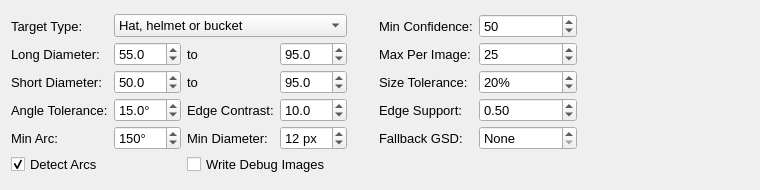
<?xml version="1.0" encoding="UTF-8"?>
<ui version="4.0">
 <class>RoundShape</class>
 <widget class="QWidget" name="RoundShape">
  <property name="geometry">
   <rect>
    <x>0</x>
    <y>0</y>
    <width>760</width>
    <height>190</height>
   </rect>
  </property>
  <property name="windowTitle">
   <string>Form</string>
  </property>
  <layout class="QVBoxLayout" name="verticalLayout">
   <item>
    <layout class="QHBoxLayout" name="horizontalLayout_options">
     <item>
      <layout class="QGridLayout" name="optionsGridLayout">
       <property name="horizontalSpacing">
        <number>6</number>
       </property>
       <property name="verticalSpacing">
        <number>4</number>
       </property>
       <item row="0" column="0">
        <widget class="QLabel" name="targetLabel">
         <property name="font">
          <font>
           <pointsize>10</pointsize>
          </font>
         </property>
         <property name="toolTip">
          <string>The kind of object to search for. Each preset sets the expected top-down size range;
choose Custom size to enter your own. Detection is driven by size and curved edges,
not colour, so it works for black, grey or earth-toned targets.</string>
         </property>
         <property name="text">
          <string>Target Type:</string>
         </property>
        </widget>
       </item>
       <item row="0" column="1" colspan="3">
        <widget class="QComboBox" name="presetComboBox">
         <property name="font">
          <font>
           <pointsize>10</pointsize>
          </font>
         </property>
         <property name="toolTip">
          <string>The kind of object to search for. Each preset sets the expected top-down size range;
choose Custom size to enter your own. Detection is driven by size and curved edges,
not colour, so it works for black, grey or earth-toned targets.</string>
         </property>
         <item>
          <property name="text">
           <string>Hat, helmet or bucket</string>
          </property>
         </item>
         <item>
          <property name="text">
           <string>Life ring, tube or tire</string>
          </property>
         </item>
         <item>
          <property name="text">
           <string>Umbrella</string>
          </property>
         </item>
         <item>
          <property name="text">
           <string>Dome tent</string>
          </property>
         </item>
         <item>
          <property name="text">
           <string>Custom size</string>
          </property>
         </item>
        </widget>
       </item>
       <item row="0" column="4">
        <spacer name="gridSpacer">
         <property name="orientation">
          <enum>Qt::Horizontal</enum>
         </property>
         <property name="sizeType">
          <enum>QSizePolicy::Fixed</enum>
         </property>
         <property name="sizeHint" stdset="0">
          <size>
           <width>20</width>
           <height>20</height>
          </size>
         </property>
        </spacer>
       </item>
       <item row="1" column="0">
        <widget class="QLabel" name="longDiameterLabel">
         <property name="font">
          <font>
           <pointsize>10</pointsize>
          </font>
         </property>
         <property name="toolTip">
          <string>Expected width of the target across its longest direction, seen from directly above.
For a round target both diameters are the same.</string>
         </property>
         <property name="text">
          <string>Long Diameter:</string>
         </property>
        </widget>
       </item>
       <item row="1" column="1">
        <widget class="QDoubleSpinBox" name="longMinSpinBox">
         <property name="font">
          <font>
           <pointsize>10</pointsize>
          </font>
         </property>
         <property name="toolTip">
          <string>Smallest expected long diameter.</string>
         </property>
         <property name="decimals">
          <number>1</number>
         </property>
         <property name="minimum">
          <double>1.0</double>
         </property>
         <property name="maximum">
          <double>2000.0</double>
         </property>
         <property name="singleStep">
          <double>1.0</double>
         </property>
         <property name="value">
          <double>55.0</double>
         </property>
        </widget>
       </item>
       <item row="1" column="2">
        <widget class="QLabel" name="longToLabel">
         <property name="font">
          <font>
           <pointsize>10</pointsize>
          </font>
         </property>
         <property name="text">
          <string>to</string>
         </property>
        </widget>
       </item>
       <item row="1" column="3">
        <widget class="QDoubleSpinBox" name="longMaxSpinBox">
         <property name="font">
          <font>
           <pointsize>10</pointsize>
          </font>
         </property>
         <property name="toolTip">
          <string>Largest expected long diameter.</string>
         </property>
         <property name="decimals">
          <number>1</number>
         </property>
         <property name="minimum">
          <double>1.0</double>
         </property>
         <property name="maximum">
          <double>2000.0</double>
         </property>
         <property name="singleStep">
          <double>1.0</double>
         </property>
         <property name="value">
          <double>95.0</double>
         </property>
        </widget>
       </item>
       <item row="2" column="0">
        <widget class="QLabel" name="shortDiameterLabel">
         <property name="font">
          <font>
           <pointsize>10</pointsize>
          </font>
         </property>
         <property name="toolTip">
          <string>Expected width of the target across its narrowest direction, seen from directly above.
For an oval this is smaller than the long diameter.</string>
         </property>
         <property name="text">
          <string>Short Diameter:</string>
         </property>
        </widget>
       </item>
       <item row="2" column="1">
        <widget class="QDoubleSpinBox" name="shortMinSpinBox">
         <property name="font">
          <font>
           <pointsize>10</pointsize>
          </font>
         </property>
         <property name="toolTip">
          <string>Smallest expected short diameter.</string>
         </property>
         <property name="decimals">
          <number>1</number>
         </property>
         <property name="minimum">
          <double>1.0</double>
         </property>
         <property name="maximum">
          <double>2000.0</double>
         </property>
         <property name="singleStep">
          <double>1.0</double>
         </property>
         <property name="value">
          <double>50.0</double>
         </property>
        </widget>
       </item>
       <item row="2" column="2">
        <widget class="QLabel" name="shortToLabel">
         <property name="font">
          <font>
           <pointsize>10</pointsize>
          </font>
         </property>
         <property name="text">
          <string>to</string>
         </property>
        </widget>
       </item>
       <item row="2" column="3">
        <widget class="QDoubleSpinBox" name="shortMaxSpinBox">
         <property name="font">
          <font>
           <pointsize>10</pointsize>
          </font>
         </property>
         <property name="toolTip">
          <string>Largest expected short diameter.</string>
         </property>
         <property name="decimals">
          <number>1</number>
         </property>
         <property name="minimum">
          <double>1.0</double>
         </property>
         <property name="maximum">
          <double>2000.0</double>
         </property>
         <property name="singleStep">
          <double>1.0</double>
         </property>
         <property name="value">
          <double>95.0</double>
         </property>
        </widget>
       </item>
       <item row="0" column="5">
        <widget class="QLabel" name="minConfidenceLabel">
         <property name="font">
          <font>
           <pointsize>10</pointsize>
          </font>
         </property>
         <property name="text">
          <string>Min Confidence:</string>
         </property>
        </widget>
       </item>
       <item row="0" column="6">
        <widget class="QDoubleSpinBox" name="minConfidenceSpinBox">
         <property name="font">
          <font>
           <pointsize>10</pointsize>
          </font>
         </property>
         <property name="toolTip">
          <string>Only shapes scoring at least this confidence (0-100) become AOIs.
Raise if boulders or bushes produce many hits; lower to see weaker candidates.</string>
         </property>
         <property name="decimals">
          <number>0</number>
         </property>
         <property name="minimum">
          <double>0.0</double>
         </property>
         <property name="maximum">
          <double>100.0</double>
         </property>
         <property name="singleStep">
          <double>5.0</double>
         </property>
         <property name="value">
          <double>50.0</double>
         </property>
        </widget>
       </item>
       <item row="1" column="5">
        <widget class="QLabel" name="maxDetectionsLabel">
         <property name="font">
          <font>
           <pointsize>10</pointsize>
          </font>
         </property>
         <property name="text">
          <string>Max Per Image:</string>
         </property>
        </widget>
       </item>
       <item row="1" column="6">
        <widget class="QSpinBox" name="maxDetectionsSpinBox">
         <property name="font">
          <font>
           <pointsize>10</pointsize>
          </font>
         </property>
         <property name="toolTip">
          <string>At most this many AOIs are kept per image, highest confidence first.
Protects reviewers from floods of hits in rocky or brushy terrain.</string>
         </property>
         <property name="minimum">
          <number>1</number>
         </property>
         <property name="maximum">
          <number>500</number>
         </property>
         <property name="value">
          <number>25</number>
         </property>
        </widget>
       </item>
       <item row="2" column="5">
        <widget class="QLabel" name="sizeToleranceLabel">
         <property name="font">
          <font>
           <pointsize>10</pointsize>
          </font>
         </property>
         <property name="text">
          <string>Size Tolerance:</string>
         </property>
        </widget>
       </item>
       <item row="2" column="6">
        <widget class="QSpinBox" name="sizeToleranceSpinBox">
         <property name="font">
          <font>
           <pointsize>10</pointsize>
          </font>
         </property>
         <property name="toolTip">
          <string>How far a shape may fall outside the size range before its score starts to drop.
Raise when altitude data is uncertain or the terrain is steep.</string>
         </property>
         <property name="suffix">
          <string>%</string>
         </property>
         <property name="minimum">
          <number>0</number>
         </property>
         <property name="maximum">
          <number>100</number>
         </property>
         <property name="value">
          <number>20</number>
         </property>
        </widget>
       </item>
       <item row="3" column="0">
        <widget class="QLabel" name="angleToleranceLabel">
         <property name="font">
          <font>
           <pointsize>10</pointsize>
          </font>
         </property>
         <property name="text">
          <string>Angle Tolerance:</string>
         </property>
        </widget>
       </item>
       <item row="3" column="1">
        <widget class="QDoubleSpinBox" name="angleToleranceSpinBox">
         <property name="font">
          <font>
           <pointsize>10</pointsize>
          </font>
         </property>
         <property name="toolTip">
          <string>How far an edge may turn away from the outline it is meant to follow and still count.
Raise for soft or lumpy targets such as tents; lower to reject more natural clutter.</string>
         </property>
         <property name="suffix">
          <string>°</string>
         </property>
         <property name="decimals">
          <number>1</number>
         </property>
         <property name="minimum">
          <double>1.0</double>
         </property>
         <property name="maximum">
          <double>30.0</double>
         </property>
         <property name="singleStep">
          <double>1.0</double>
         </property>
         <property name="value">
          <double>15.0</double>
         </property>
        </widget>
       </item>
       <item row="3" column="2">
        <widget class="QLabel" name="edgeContrastLabel">
         <property name="font">
          <font>
           <pointsize>10</pointsize>
          </font>
         </property>
         <property name="text">
          <string>Edge Contrast:</string>
         </property>
        </widget>
       </item>
       <item row="3" column="3">
        <widget class="QDoubleSpinBox" name="edgeContrastSpinBox">
         <property name="font">
          <font>
           <pointsize>10</pointsize>
          </font>
         </property>
         <property name="toolTip">
          <string>Minimum brightness step across an edge (0-255 scale).
Raise if grass, gravel or shadows produce many weak edges; lower for faded or dusty targets.</string>
         </property>
         <property name="decimals">
          <number>1</number>
         </property>
         <property name="minimum">
          <double>1.0</double>
         </property>
         <property name="maximum">
          <double>100.0</double>
         </property>
         <property name="singleStep">
          <double>1.0</double>
         </property>
         <property name="value">
          <double>10.0</double>
         </property>
        </widget>
       </item>
       <item row="3" column="5">
        <widget class="QLabel" name="edgeSupportLabel">
         <property name="font">
          <font>
           <pointsize>10</pointsize>
          </font>
         </property>
         <property name="text">
          <string>Edge Support:</string>
         </property>
        </widget>
       </item>
       <item row="3" column="6">
        <widget class="QDoubleSpinBox" name="edgeSupportSpinBox">
         <property name="font">
          <font>
           <pointsize>10</pointsize>
          </font>
         </property>
         <property name="toolTip">
          <string>Fraction of a candidate's outline that must lie on a real edge for it to count as a
whole circle or oval. Lower for faint or partly shaded targets; raise if bushes produce many hits.</string>
         </property>
         <property name="decimals">
          <number>2</number>
         </property>
         <property name="minimum">
          <double>0.05</double>
         </property>
         <property name="maximum">
          <double>1.0</double>
         </property>
         <property name="singleStep">
          <double>0.05</double>
         </property>
         <property name="value">
          <double>0.5</double>
         </property>
        </widget>
       </item>
       <item row="4" column="0">
        <widget class="QLabel" name="minArcLabel">
         <property name="font">
          <font>
           <pointsize>10</pointsize>
          </font>
         </property>
         <property name="text">
          <string>Min Arc:</string>
         </property>
        </widget>
       </item>
       <item row="4" column="1">
        <widget class="QDoubleSpinBox" name="minArcSpinBox">
         <property name="font">
          <font>
           <pointsize>10</pointsize>
          </font>
         </property>
         <property name="toolTip">
          <string>Shortest unbroken stretch of outline, in degrees of the full circle, reported as an arc
when Detect Arcs is on. Lower to catch more of a hidden target; raise if curved trails or shadows produce hits.</string>
         </property>
         <property name="suffix">
          <string>°</string>
         </property>
         <property name="decimals">
          <number>0</number>
         </property>
         <property name="minimum">
          <double>60.0</double>
         </property>
         <property name="maximum">
          <double>330.0</double>
         </property>
         <property name="singleStep">
          <double>10.0</double>
         </property>
         <property name="value">
          <double>150.0</double>
         </property>
        </widget>
       </item>
       <item row="4" column="2">
        <widget class="QLabel" name="minDiameterLabel">
         <property name="font">
          <font>
           <pointsize>10</pointsize>
          </font>
         </property>
         <property name="text">
          <string>Min Diameter:</string>
         </property>
        </widget>
       </item>
       <item row="4" column="3">
        <widget class="QSpinBox" name="minDiameterSpinBox">
         <property name="font">
          <font>
           <pointsize>10</pointsize>
          </font>
         </property>
         <property name="toolTip">
          <string>Smallest target diameter, in processing pixels, worth searching for. Images where the target
would be smaller are skipped and logged - raise the processing resolution or fly lower.</string>
         </property>
         <property name="suffix">
          <string> px</string>
         </property>
         <property name="minimum">
          <number>4</number>
         </property>
         <property name="maximum">
          <number>200</number>
         </property>
         <property name="value">
          <number>12</number>
         </property>
        </widget>
       </item>
       <item row="4" column="5">
        <widget class="QLabel" name="fallbackGsdLabel">
         <property name="font">
          <font>
           <pointsize>10</pointsize>
          </font>
         </property>
         <property name="text">
          <string>Fallback GSD:</string>
         </property>
        </widget>
       </item>
       <item row="4" column="6">
        <widget class="QDoubleSpinBox" name="fallbackGsdSpinBox">
         <property name="font">
          <font>
           <pointsize>10</pointsize>
          </font>
         </property>
         <property name="toolTip">
          <string>Ground sample distance (cm per pixel at full resolution) to assume when an image has no usable
altitude or camera metadata. Leave at None to report such images as errors instead.</string>
         </property>
         <property name="suffix">
          <string> cm/px</string>
         </property>
         <property name="specialValueText">
          <string>None</string>
         </property>
         <property name="decimals">
          <number>2</number>
         </property>
         <property name="minimum">
          <double>0.0</double>
         </property>
         <property name="maximum">
          <double>50.0</double>
         </property>
         <property name="singleStep">
          <double>0.1</double>
         </property>
         <property name="value">
          <double>0.0</double>
         </property>
        </widget>
       </item>
       <item row="5" column="0" colspan="2">
        <widget class="QCheckBox" name="detectArcsCheckBox">
         <property name="font">
          <font>
           <pointsize>10</pointsize>
          </font>
         </property>
         <property name="toolTip">
          <string>Also report outlines that are only partly visible - a tire half under brush, a tent cut by the
image edge, a coiled hose - when one unbroken arc of at least Min Arc shows.
Turn off to report only whole circles and ovals.</string>
         </property>
         <property name="text">
          <string>Detect Arcs</string>
         </property>
         <property name="checked">
          <bool>true</bool>
         </property>
        </widget>
       </item>
       <item row="5" column="2" colspan="3">
        <widget class="QCheckBox" name="debugOutputCheckBox">
         <property name="font">
          <font>
           <pointsize>10</pointsize>
          </font>
         </property>
         <property name="toolTip">
          <string>Save an overlay per image (traced edges, candidates, symmetry heatmap) to a round_debug folder
in the output folder. Useful for tuning in new terrain; slows processing.</string>
         </property>
         <property name="text">
          <string>Write Debug Images</string>
         </property>
         <property name="checked">
          <bool>false</bool>
         </property>
        </widget>
       </item>
      </layout>
     </item>
     <item>
      <spacer name="horizontalSpacer">
       <property name="orientation">
        <enum>Qt::Horizontal</enum>
       </property>
       <property name="sizeHint" stdset="0">
        <size>
         <width>20</width>
         <height>20</height>
        </size>
       </property>
      </spacer>
     </item>
    </layout>
   </item>
  </layout>
 </widget>
 <resources/>
 <connections/>
</ui>
